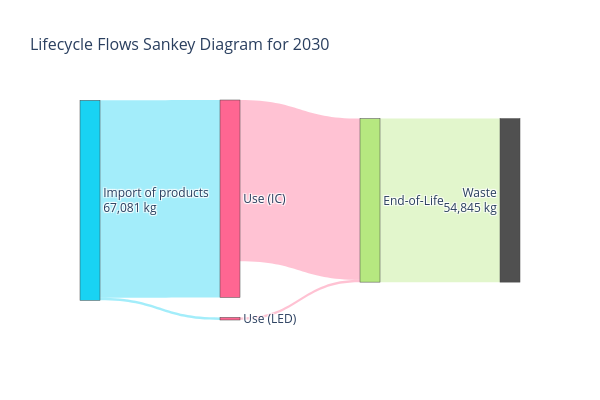
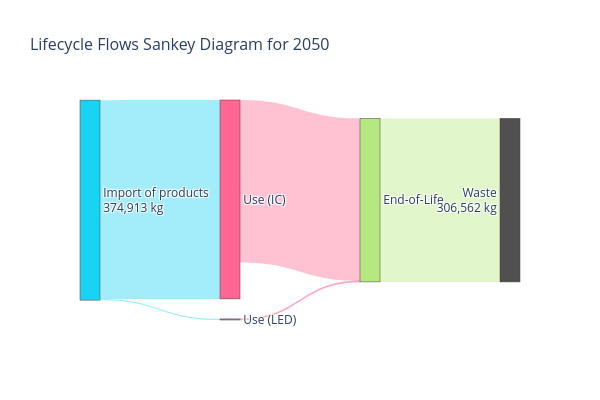
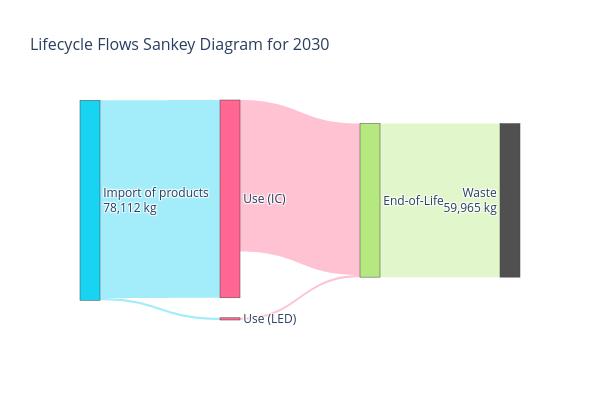
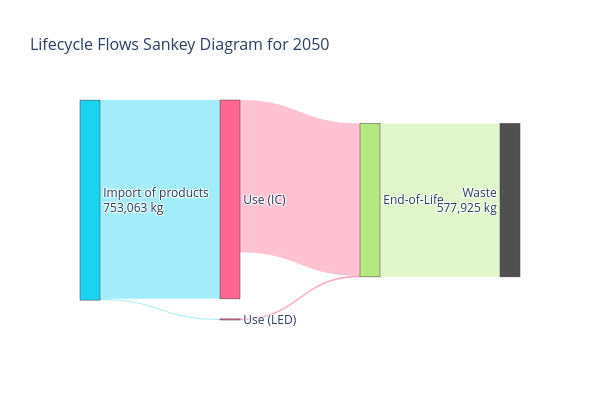

Notebook source saved alongside these figures, in order:
### Markdown cell above
## Main run scenarios
This section defines a dictionary with the different scenarios using the information setup in `## Scenario setup and initial model run`

### Code cell
MFA_scenarios = {
    "BAU": {
        "name": "Business-as-usual",
        "narrative_name": "Status Quo",
        "raw_import_fraction": 1,
        "product_import_fraction": 1,
        "bau_stock_scenario": bau_stock_scenario,
    },
    "High Demand": {
        "name": "EU DD success",
        "narrative_name": "The Chip Race",
        "raw_import_fraction": 1,
        "product_import_fraction": 1,
        "bau_stock_scenario": high_demand_stock_scenario,
    },
    "High Supply": {
        "name": "EU CRM success",
        "narrative_name": "Made in EU",
        "raw_import_fraction": raw_import_fraction,
        "product_import_fraction": product_import_fraction,
        "bau_stock_scenario": bau_stock_scenario,
    },
    "High Demand + High Supply": {
        "name": "EU DD + CRM success",
        "narrative_name": "Chip Race, Made in EU",
        "raw_import_fraction": raw_import_fraction,
        "product_import_fraction": product_import_fraction,
        "bau_stock_scenario": high_demand_stock_scenario,
    },
}

scenario_results = {}

for scenario_key, scenario_params in MFA_scenarios.items():
    print(f"Running scenario: {scenario_params['name']} ({scenario_key})")
    scenario_details = run_main_MFA(
        eurostat_df=eurostat_df,
        product_info=product_info,
        use_phase_stage_number=use_phase_stage_number,
        detailed_plot=False,
        scenario_1_raw_import_fraction=scenario_params["raw_import_fraction"],
        scenario_2_product_import_override=scenario_params["product_import_fraction"],
        scenario_3_stock_scenario=scenario_params["bau_stock_scenario"],
        return_details=True,
    )
    scenario_results[scenario_key] = scenario_details
    lifecycle_flows_df = scenario_details["lifecycle_flows_df"]

    # Bar plot for the specified year (aggregated across product categories)
    # lifecycle_flows_agg = combine_lifecycle_flows(lifecycle_flows_df)
    # plot_lifecycle_flows_barplot(
    #     lifecycle_flows_agg[lifecycle_flows_agg["year"] == year_to_plot],
    #     year=year_to_plot,
    # )

    # Sankey: shared upstream and End-of-Life, split only at the Use stage
    plot_sankey_lifecycle_flows(
        lifecycle_flows_df,
        year=2030,
        split_stage=use_phase_stage_number,
        plot_waste_per_stage=False,
        save_plot_path=f"plots/sankey_{scenario_key}_2030.png",
        scale=6,
        width=600,
        height=400,
        show_end_values=True,
    )

    plot_sankey_lifecycle_flows(
        lifecycle_flows_df,
        year=2050,
        split_stage=use_phase_stage_number,
        plot_waste_per_stage=False,
        save_plot_path=f"plots/sankey_{scenario_key}_2050.png",
        scale=6,
        width=600,
        height=400,
        show_end_values=True,
    )

### Figure 1 — Plotly figure (JSON) as saved in the notebook; plotly's stock layout.template omitted (floating-point values rounded to 4 significant figures)
{"data": [{"arrangement": "snap", "link": {"color": ["rgba(25,211,243,0.4)", "rgba(255,102,146,0.4)", "rgba(25,211,243,0.4)", "rgba(255,102,146,0.4)", "rgba(182,232,128,0.4)"], "source": [5, 6, 5, 7, 8], "target": [6, 8, 7, 8, 9], "value": [66210.0, 54050.0, 870.8, 791.3, 54850.0]}, "node": {"color": ["#636EFA", "#EF553B", "#00CC96", "#AB63FA", "#FFA15A", "#19D3F3", "#FF6692", "#FF6692", "#B6E880", "rgb(80,80,80)"], "label": ["Mining", "Extraction", "Refining", "Import of Refined", "Manufacturing", "Import of products<br>67,081 kg", "Use (IC)", "Use (LED)", "End-of-Life", "Waste<br>54,845 kg"], "pad": 20, "thickness": 20}, "type": "sankey"}], "layout": {"font": {"size": 12}, "height": 400, "title": {"font": {"size": 16}, "text": "Lifecycle Flows Sankey Diagram for 2030"}, "width": 600}}

### Figure 2 — Plotly figure (JSON) as saved in the notebook; plotly's stock layout.template omitted (floating-point values rounded to 4 significant figures)
{"data": [{"arrangement": "snap", "link": {"color": ["rgba(25,211,243,0.4)", "rgba(255,102,146,0.4)", "rgba(25,211,243,0.4)", "rgba(255,102,146,0.4)", "rgba(182,232,128,0.4)"], "source": [5, 6, 5, 7, 8], "target": [6, 8, 7, 8, 9], "value": [372900.0, 304700.0, 2045.0, 1822.0, 306600.0]}, "node": {"color": ["#636EFA", "#EF553B", "#00CC96", "#AB63FA", "#FFA15A", "#19D3F3", "#FF6692", "#FF6692", "#B6E880", "rgb(80,80,80)"], "label": ["Mining", "Extraction", "Refining", "Import of Refined", "Manufacturing", "Import of products<br>374,913 kg", "Use (IC)", "Use (LED)", "End-of-Life", "Waste<br>306,562 kg"], "pad": 20, "thickness": 20}, "type": "sankey"}], "layout": {"font": {"size": 12}, "height": 400, "title": {"font": {"size": 16}, "text": "Lifecycle Flows Sankey Diagram for 2050"}, "width": 600}}

### Figure 3 — Plotly figure (JSON) as saved in the notebook; plotly's stock layout.template omitted (floating-point values rounded to 4 significant figures)
{"data": [{"arrangement": "snap", "link": {"color": ["rgba(25,211,243,0.4)", "rgba(255,102,146,0.4)", "rgba(25,211,243,0.4)", "rgba(255,102,146,0.4)", "rgba(182,232,128,0.4)"], "source": [5, 6, 5, 7, 8], "target": [6, 8, 7, 8, 9], "value": [77240.0, 59170.0, 870.8, 791.3, 59970.0]}, "node": {"color": ["#636EFA", "#EF553B", "#00CC96", "#AB63FA", "#FFA15A", "#19D3F3", "#FF6692", "#FF6692", "#B6E880", "rgb(80,80,80)"], "label": ["Mining", "Extraction", "Refining", "Import of Refined", "Manufacturing", "Import of products<br>78,112 kg", "Use (IC)", "Use (LED)", "End-of-Life", "Waste<br>59,965 kg"], "pad": 20, "thickness": 20}, "type": "sankey"}], "layout": {"font": {"size": 12}, "height": 400, "title": {"font": {"size": 16}, "text": "Lifecycle Flows Sankey Diagram for 2030"}, "width": 600}}

### Figure 4 — Plotly figure (JSON) as saved in the notebook; plotly's stock layout.template omitted (floating-point values rounded to 4 significant figures)
{"data": [{"arrangement": "snap", "link": {"color": ["rgba(25,211,243,0.4)", "rgba(255,102,146,0.4)", "rgba(25,211,243,0.4)", "rgba(255,102,146,0.4)", "rgba(182,232,128,0.4)"], "source": [5, 6, 5, 7, 8], "target": [6, 8, 7, 8, 9], "value": [748800.0, 574500.0, 4244.0, 3390.0, 577900.0]}, "node": {"color": ["#636EFA", "#EF553B", "#00CC96", "#AB63FA", "#FFA15A", "#19D3F3", "#FF6692", "#FF6692", "#B6E880", "rgb(80,80,80)"], "label": ["Mining", "Extraction", "Refining", "Import of Refined", "Manufacturing", "Import of products<br>753,063 kg", "Use (IC)", "Use (LED)", "End-of-Life", "Waste<br>577,925 kg"], "pad": 20, "thickness": 20}, "type": "sankey"}], "layout": {"font": {"size": 12}, "height": 400, "title": {"font": {"size": 16}, "text": "Lifecycle Flows Sankey Diagram for 2050"}, "width": 600}}
